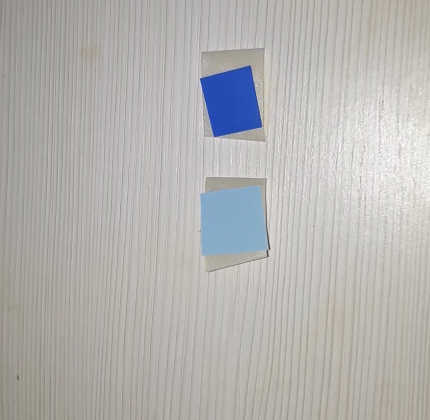
#> input picture Py/Py_opencv/test3.PNG, 430 x 420 px, found by its file name
$ python 'samo slika.py'   (older library calls are emulated)
#> lines starting #> are read from the running program, lines starting #| are printed output that depends on the picture; after the words box and inside, x2 and y2 are one past the last pixel; in counts of white or black regions, pixels touching at a corner belong together; long printed decimals are rounded
import cv2
import numpy as np
import matplotlib.pyplot as plt
import time
frame = cv2.imread('test3.png')
#> frame is the input picture: shape (420, 430, 3); mean B, G, R 177.2, 179.1, 180.8

##frame = cv2.cvtColor(frame,cv2.COLOR_RGB2BGR)

frame2gray = cv2.cvtColor(frame,cv2.COLOR_BGR2GRAY)
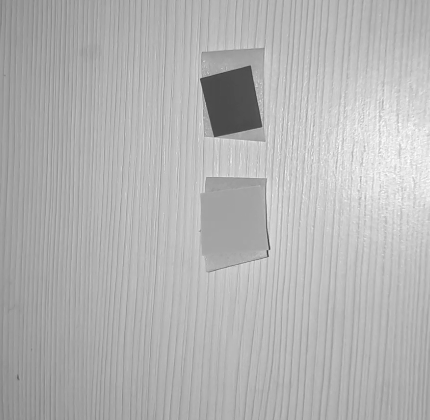
#> frame2gray: shape (420, 430); min 57, max 255, mean 179.4

hsv = cv2.cvtColor(frame, cv2.COLOR_BGR2HSV)
#> hsv: shape (420, 430, 3); mean H, S, V 31.6, 15.8, 184.6

lower = np.array([0,90,136])
upper = np.array([179,216,238])
mask = cv2.inRange(hsv, lower, upper)
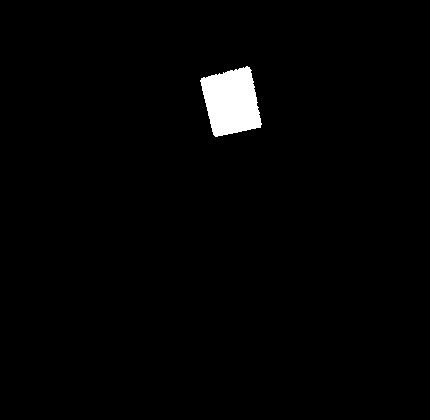
#> mask: shape (420, 430); 1.7% white; 1 white region
res = cv2.bitwise_and(frame,frame, mask= mask)

####
####cv2.imshow('frame',frame)
####cv2.imshow('mask',mask)
####cv2.imshow('res',res)

kernel = np.ones((5,5),np.uint8)


res2gray = cv2.cvtColor(res,cv2.COLOR_BGR2GRAY)

ret, thresh = cv2.threshold(res2gray, 0, 255, 0)

im2, contours, hierarchy = cv2.findContours(thresh, cv2.RETR_TREE, cv2.CHAIN_APPROX_SIMPLE)
#> contours = 1 contour; box (x1, y1, x2, y2) and area: (200, 66, 262, 137) 3014

cnt = contours[len(contours)-1]
#> cnt = contour of 127 points, box (x1, y1, x2, y2) (200, 66, 262, 137), area 3014
area = cv2.contourArea(cnt)
#> area = 3014
perimeter = cv2.arcLength(cnt,True)
#> perimeter = 243.5

print(perimeter)
#| 243.480


rect = cv2.minAreaRect(cnt)
#> rect = ((231.1, 101.3), (52.17, 62.58), -12.26)
box = cv2.boxPoints(rect)
#> box = [[212.3, 137.4], [199, 76.23], [249.9, 65.14], [263.2, 126.3]]
box = np.int0(box)
#> box = [[212, 137], [198, 76], [249, 65], [263, 126]]
cv2.drawContours(frame,[box],0,(0,0,255),2)


frame = cv2.drawContours(frame, contours, -1, (0,255,0), 0)
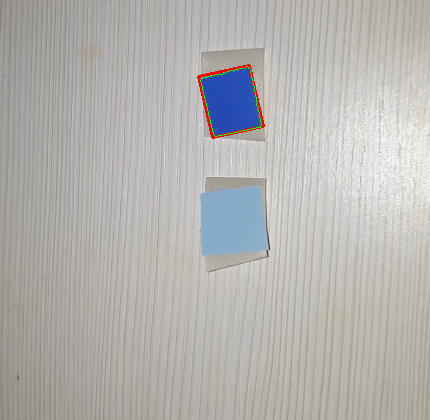
#> frame: shape (420, 430, 3); mean B, G, R 176.5, 178.8, 181
cv2.imshow('im2',im2)
cv2.imshow('frame',frame)


cv2.waitKey(0)
cv2.destroyAllWindows()
